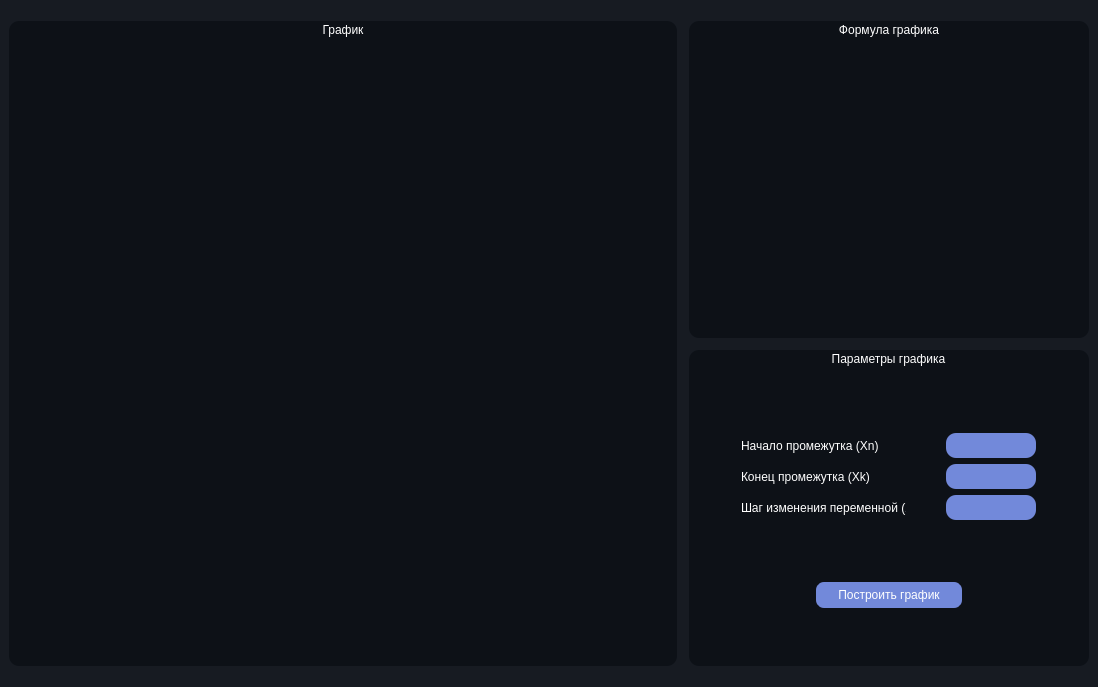
<?xml version="1.0" encoding="UTF-8"?>
<ui version="4.0">
 <author>Nighty3098</author>
 <class>GraphWindow</class>
 <widget class="QMainWindow" name="GraphWindow">
  <property name="geometry">
   <rect>
    <x>0</x>
    <y>0</y>
    <width>1098</width>
    <height>687</height>
   </rect>
  </property>
  <property name="minimumSize">
   <size>
    <width>500</width>
    <height>500</height>
   </size>
  </property>
  <property name="maximumSize">
   <size>
    <width>100000</width>
    <height>100000</height>
   </size>
  </property>
  <property name="windowTitle">
   <string>График</string>
  </property>
  <property name="styleSheet">
   <string notr="true">	background-color: #171b22;
	color: #fff;</string>
  </property>
  <property name="documentMode">
   <bool>false</bool>
  </property>
  <widget class="QWidget" name="centralwidget">
   <layout class="QVBoxLayout" name="verticalLayout">
    <item>
     <layout class="QHBoxLayout" name="horizontalLayout_5">
      <property name="spacing">
       <number>0</number>
      </property>
      <property name="leftMargin">
       <number>0</number>
      </property>
      <property name="topMargin">
       <number>0</number>
      </property>
      <property name="rightMargin">
       <number>0</number>
      </property>
      <property name="bottomMargin">
       <number>0</number>
      </property>
      <item>
       <layout class="QGridLayout" name="gridLayout">
        <property name="leftMargin">
         <number>0</number>
        </property>
        <property name="topMargin">
         <number>12</number>
        </property>
        <property name="rightMargin">
         <number>0</number>
        </property>
        <property name="bottomMargin">
         <number>12</number>
        </property>
        <property name="spacing">
         <number>12</number>
        </property>
        <item row="0" column="0" colspan="2">
         <widget class="QGroupBox" name="graphBox">
          <property name="minimumSize">
           <size>
            <width>200</width>
            <height>0</height>
           </size>
          </property>
          <property name="styleSheet">
           <string notr="true">background-color: #0d1117; border: 0px; border-radius: 10px;</string>
          </property>
          <property name="title">
           <string>График</string>
          </property>
          <property name="alignment">
           <set>Qt::AlignCenter</set>
          </property>
          <property name="flat">
           <bool>true</bool>
          </property>
          <layout class="QHBoxLayout" name="horizontalLayout_4">
           <item>
            <layout class="QVBoxLayout" name="graphLayout"/>
           </item>
          </layout>
         </widget>
        </item>
        <item row="0" column="2">
         <layout class="QGridLayout" name="gridLayout_2">
          <property name="leftMargin">
           <number>0</number>
          </property>
          <property name="topMargin">
           <number>0</number>
          </property>
          <property name="rightMargin">
           <number>0</number>
          </property>
          <property name="bottomMargin">
           <number>0</number>
          </property>
          <property name="spacing">
           <number>12</number>
          </property>
          <item row="0" column="0">
           <widget class="QGroupBox" name="groupBox_3">
            <property name="styleSheet">
             <string notr="true">background-color: #0d1117; border: 0px; border-radius: 10px;</string>
            </property>
            <property name="title">
             <string>Формула графика</string>
            </property>
            <property name="alignment">
             <set>Qt::AlignCenter</set>
            </property>
            <property name="flat">
             <bool>true</bool>
            </property>
            <layout class="QHBoxLayout" name="horizontalLayout_3" stretch="0">
             <property name="spacing">
              <number>12</number>
             </property>
             <property name="leftMargin">
              <number>12</number>
             </property>
             <property name="topMargin">
              <number>12</number>
             </property>
             <property name="rightMargin">
              <number>12</number>
             </property>
             <property name="bottomMargin">
              <number>12</number>
             </property>
             <item>
              <widget class="QLabel" name="equationLabel">
               <property name="maximumSize">
                <size>
                 <width>16777215</width>
                 <height>300</height>
                </size>
               </property>
               <property name="styleSheet">
                <string notr="true">background-color: transparent;</string>
               </property>
               <property name="text">
                <string/>
               </property>
               <property name="pixmap">
                <pixmap>resources/equation.png</pixmap>
               </property>
              </widget>
             </item>
            </layout>
           </widget>
          </item>
          <item row="1" column="0">
           <widget class="QGroupBox" name="groupBox_2">
            <property name="maximumSize">
             <size>
              <width>400</width>
              <height>16777215</height>
             </size>
            </property>
            <property name="styleSheet">
             <string notr="true">background-color: #0d1117; border: 0px; border-radius: 10px;</string>
            </property>
            <property name="title">
             <string>Параметры графика</string>
            </property>
            <property name="alignment">
             <set>Qt::AlignCenter</set>
            </property>
            <property name="flat">
             <bool>true</bool>
            </property>
            <layout class="QVBoxLayout" name="verticalLayout_2">
             <item>
              <layout class="QGridLayout" name="gridLayout_3">
               <property name="leftMargin">
                <number>12</number>
               </property>
               <property name="topMargin">
                <number>12</number>
               </property>
               <property name="rightMargin">
                <number>12</number>
               </property>
               <property name="bottomMargin">
                <number>12</number>
               </property>
               <property name="horizontalSpacing">
                <number>12</number>
               </property>
               <property name="verticalSpacing">
                <number>6</number>
               </property>
               <item row="2" column="1">
                <widget class="QLineEdit" name="stepLineEdit">
                 <property name="minimumSize">
                  <size>
                   <width>0</width>
                   <height>25</height>
                  </size>
                 </property>
                 <property name="maximumSize">
                  <size>
                   <width>90</width>
                   <height>25</height>
                  </size>
                 </property>
                 <property name="styleSheet">
                  <string notr="true">background-color: #7289DA;
selection-background-color: #999999;
selection-color: #fff;
color: #fff;
border-width: 0px;
border-style: solid;
border-radius: 10px;
border-color: #0d1117;
alternate-background-color: #181818;</string>
                 </property>
                 <property name="alignment">
                  <set>Qt::AlignCenter</set>
                 </property>
                </widget>
               </item>
               <item row="2" column="0">
                <widget class="QLabel" name="label_4">
                 <property name="maximumSize">
                  <size>
                   <width>165</width>
                   <height>16777215</height>
                  </size>
                 </property>
                 <property name="text">
                  <string>Шаг изменения переменной (Xh)</string>
                 </property>
                </widget>
               </item>
               <item row="1" column="1">
                <widget class="QLineEdit" name="endLineEdit">
                 <property name="minimumSize">
                  <size>
                   <width>0</width>
                   <height>25</height>
                  </size>
                 </property>
                 <property name="maximumSize">
                  <size>
                   <width>90</width>
                   <height>25</height>
                  </size>
                 </property>
                 <property name="styleSheet">
                  <string notr="true">background-color: #7289DA;
selection-background-color: #999999;
selection-color: #fff;
color: #fff;
border-width: 0px;
border-style: solid;
border-radius: 10px;
border-color: #0d1117;
alternate-background-color: #181818;</string>
                 </property>
                 <property name="alignment">
                  <set>Qt::AlignCenter</set>
                 </property>
                </widget>
               </item>
               <item row="0" column="0">
                <widget class="QLabel" name="label_2">
                 <property name="maximumSize">
                  <size>
                   <width>160</width>
                   <height>16777215</height>
                  </size>
                 </property>
                 <property name="text">
                  <string>Начало промежутка (Xn)</string>
                 </property>
                </widget>
               </item>
               <item row="0" column="1">
                <widget class="QLineEdit" name="startLineEdit">
                 <property name="minimumSize">
                  <size>
                   <width>60</width>
                   <height>25</height>
                  </size>
                 </property>
                 <property name="maximumSize">
                  <size>
                   <width>90</width>
                   <height>25</height>
                  </size>
                 </property>
                 <property name="styleSheet">
                  <string notr="true">background-color: #7289DA;
selection-background-color: #999999;
selection-color: #fff;
color: #fff;
border-width: 0px;
border-style: solid;
border-radius: 10px;
border-color: #0d1117;
alternate-background-color: #181818;</string>
                 </property>
                 <property name="alignment">
                  <set>Qt::AlignCenter</set>
                 </property>
                </widget>
               </item>
               <item row="1" column="0">
                <widget class="QLabel" name="label_3">
                 <property name="maximumSize">
                  <size>
                   <width>160</width>
                   <height>16777215</height>
                  </size>
                 </property>
                 <property name="text">
                  <string>Конец промежутка (Xk)</string>
                 </property>
                </widget>
               </item>
              </layout>
             </item>
             <item>
              <layout class="QHBoxLayout" name="horizontalLayout_2">
               <item>
                <widget class="QPushButton" name="startProcess">
                 <property name="minimumSize">
                  <size>
                   <width>150</width>
                   <height>30</height>
                  </size>
                 </property>
                 <property name="maximumSize">
                  <size>
                   <width>150</width>
                   <height>30</height>
                  </size>
                 </property>
                 <property name="styleSheet">
                  <string notr="true">QPushButton {
	background-color: #7289DA;
	selection-background-color: #7289DA;
	color: #fff;
	border-width: 2px;
	border-style: solid;
	border-radius: 10px;
	alignment: center;
	border-color: #0d1117;
}</string>
                 </property>
                 <property name="text">
                  <string>Построить график</string>
                 </property>
                </widget>
               </item>
              </layout>
             </item>
            </layout>
           </widget>
          </item>
         </layout>
        </item>
       </layout>
      </item>
     </layout>
    </item>
   </layout>
  </widget>
 </widget>
 <resources/>
 <connections/>
</ui>
